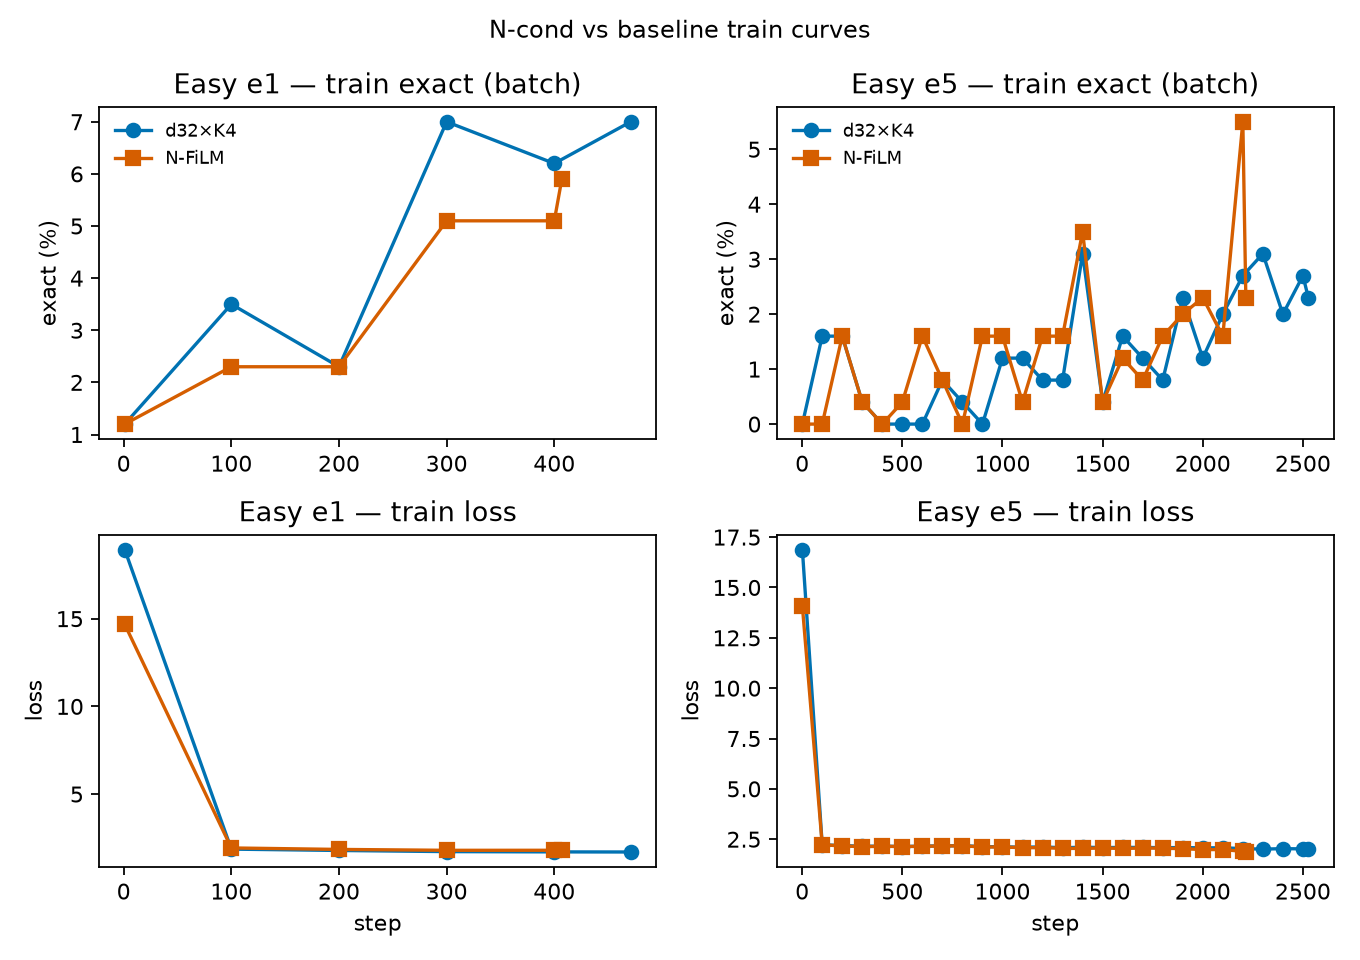

Reproduce this figure in Python.
"""Train exact curves: baseline vs N-cond on e1 and e5."""

from __future__ import annotations

import json
from pathlib import Path

import matplotlib.pyplot as plt

ROOT = Path(__file__).resolve().parents[1]
METRICS = ROOT / "metrics"
OUT = Path(__file__).with_suffix(".png")

C_BASE = "#0072B2"
C_NCOND = "#D55E00"


def load_train(name: str) -> tuple[list[int], list[float], list[float]]:
    rows = [
        json.loads(line)
        for line in (METRICS / name).read_text().splitlines()
        if line.strip()
    ]
    train = [r for r in rows if r["type"] == "train"]
    steps = [r["step"] for r in train]
    exact = [100.0 * r["exact_accuracy"] for r in train]
    loss = [r["loss"] for r in train]
    return steps, exact, loss


def main() -> None:
    fig, axes = plt.subplots(2, 2, figsize=(8.5, 6.0), sharex=False)
    pairs = [
        (axes[0, 0], axes[1, 0], "e1", "depth_d32_k4_e1.jsonl", "ncond_d32_k4_e1.jsonl"),
        (axes[0, 1], axes[1, 1], "e5", "depth_d32_k4_e5.jsonl", "ncond_d32_k4_e5.jsonl"),
    ]
    for ax_ex, ax_loss, tag, base_name, ncond_name in pairs:
        bs, be, bl = load_train(base_name)
        ns, ne, nl = load_train(ncond_name)
        ax_ex.plot(bs, be, color=C_BASE, marker="o", label="d32×K4")
        ax_ex.plot(ns, ne, color=C_NCOND, marker="s", label="N-FiLM")
        ax_ex.set_title(f"Easy {tag} — train exact (batch)")
        ax_ex.set_ylabel("exact (%)")
        ax_ex.legend(frameon=False, fontsize=8)
        ax_loss.plot(bs, bl, color=C_BASE, marker="o")
        ax_loss.plot(ns, nl, color=C_NCOND, marker="s")
        ax_loss.set_title(f"Easy {tag} — train loss")
        ax_loss.set_xlabel("step")
        ax_loss.set_ylabel("loss")
    fig.suptitle("N-cond vs baseline train curves", fontsize=11)
    fig.tight_layout()
    fig.savefig(OUT, dpi=160)
    print(f"wrote {OUT}")


if __name__ == "__main__":
    main()
